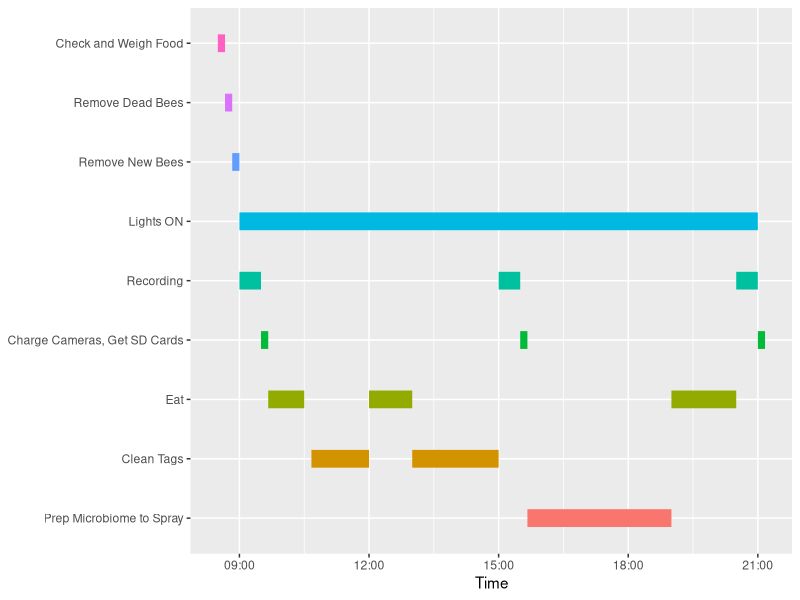

Write the R code that produced this figure.
require(ggplot2)

#Gantt <- read.csv("../Data/Schedule.csv")
Gantt <- read.csv("../Data/DailySchedule.csv")

#Gantt$date <- as.Date(Gantt$date, "%d/%m/%Y")
Gantt$time <- as.POSIXct(Gantt$time,format="%H:%M")
Gantt$activity <- factor(Gantt$activity,levels = rev(unique(Gantt$activity)))
Gantt$V2 <- factor(Gantt$V2,levels = rev(unique(Gantt$V2)))

#p <- ggplot(Gantt, aes(date, activity, color = activity, group = V2)) +
#	geom_line(size = 6) +
#	labs(x="Month", y=NULL)

p <- ggplot(Gantt, aes(time, V2, color = V2, group = activity)) +
	geom_line(size = 6) +
	labs(x="Time", y=NULL)

pdf("../Figures/dailygantt.pdf", 10, 4)
#png("../Figures/dailygantt.png", 5000, 2000)
    p + theme(legend.position = "none") #+
    #scale_x_date(date_breaks = "months", date_labels = "%b")
graphics.off();